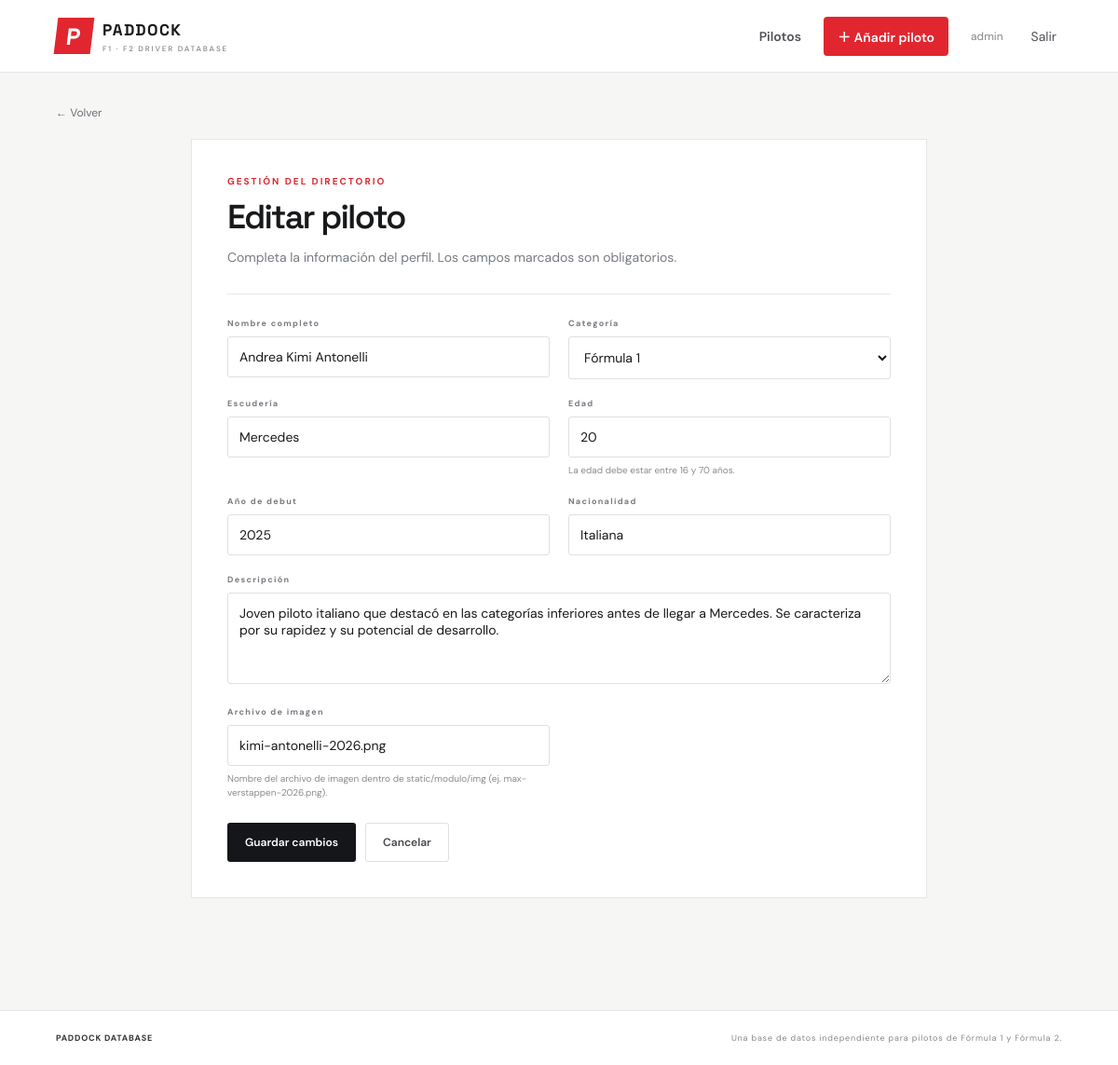
The app's page /pilotos/3/editar/ (signed in) with its own data.
### modulo/models.py (models this page shows, shortened)
class Piloto(models.Model):
    CATEGORIAS = [
        ('F1', 'Fórmula 1'),
        ('F2', 'Fórmula 2'),
    ]
    usuario = models.ForeignKey(
        settings.AUTH_USER_MODEL,
        on_delete=models.CASCADE,
        related_name='pilotos',
        verbose_name='Usuario responsable',
    )
    nombre = models.CharField(
        max_length=100,
        verbose_name='Nombre completo',
    )
    categoria = models.CharField(
        max_length=2,
        choices=CATEGORIAS,
        verbose_name='Categoría',
    )
    escuderia = models.CharField(
        max_length=100,
        verbose_name='Escudería',
    )
    edad = models.PositiveSmallIntegerField(
        validators=[MinValueValidator(16), MaxValueValidator(70)],
        verbose_name='Edad',
        help_text='La edad debe estar entre 16 y 70 años.',
    )
    anio_debut = models.PositiveSmallIntegerField(
        validators=[MinValueValidator(1950), MaxValueValidator(2100)],
        verbose_name='Año de debut',
    )
    nacionalidad = models.CharField(
        max_length=60,
        verbose_name='Nacionalidad',
    )
    descripcion = models.TextField(
        verbose_name='Descripción',
    )
    imagen = models.CharField(
        max_length=120,
        blank=True,
        help_text=(
            'Nombre del archivo de imagen dentro de static/modulo/img '
            '(ej. max-verstappen-2026.png).'
        ),
        verbose_name='Archivo de imagen',
    )
    creado = models.DateTimeField(auto_now_add=True)
    class Meta:
        ordering = ['nombre']
        verbose_name = 'Piloto'
        verbose_name_plural = 'Pilotos'
        constraints = [
            models.CheckConstraint(
                condition=models.Q(edad__gte=16, edad__lte=70),
                name='piloto_edad_16_70',
            ),
            models.CheckConstraint(
                condition=models.Q(
                    anio_debut__gte=1950,
                    anio_debut__lte=2100,
                ),
                name='piloto_debut_valido',
            ),
        ]

### modulo/views.py (the view)
@login_required
def piloto_editar(request, pk):
    piloto = get_object_or_404(
        Piloto,
        pk=pk,
        usuario=request.user,
    )
    if request.method == 'POST':
        formulario = PilotoForm(request.POST, instance=piloto)
        if formulario.is_valid():
            formulario.save()
            messages.success(
                request,
                'Los cambios se guardaron correctamente.',
            )
            return redirect('piloto_detalle', pk=piloto.pk)
    else:
        formulario = PilotoForm(instance=piloto)
    return render(
        request,
        'modulo/piloto_formulario.html',
        {
            'formulario': formulario,
            'titulo': 'Editar piloto',
            'accion': 'Guardar cambios',
            'piloto': piloto,
        },
    )

### modulo/forms.py
class PilotoForm(forms.ModelForm):
    class Meta:
        model = Piloto
        fields = [
            'nombre',
            'categoria',
            'escuderia',
            'edad',
            'anio_debut',
            'nacionalidad',
            'descripcion',
            'imagen',
        ]
        widgets = {
            'nombre': forms.TextInput(
                attrs={'placeholder': 'Ej. Lando Norris'}
            ),
            'escuderia': forms.TextInput(
                attrs={'placeholder': 'Ej. McLaren'}
            ),
            'edad': forms.NumberInput(attrs={'min': 16, 'max': 70}),
            'anio_debut': forms.NumberInput(
                attrs={'min': 1950, 'max': 2100}
            ),
            'nacionalidad': forms.TextInput(
                attrs={'placeholder': 'Ej. Británica'}
            ),
            'descripcion': forms.Textarea(
                attrs={
                    'rows': 4,
                    'placeholder': 'Breve descripción del piloto...',
                }
            ),
            'imagen': forms.TextInput(
                attrs={'placeholder': 'max-verstappen-2026.png'}
            ),
        }

### modulo/templates/modulo/piloto_formulario.html (shortened to what this page needs)
{% extends 'modulo/base.html' %}
{% block content %}
    <a
        class="back-link"
        href="{% if piloto %}{% url 'piloto_detalle' piloto.pk %}{% else %}{% url 'piloto_lista' %}{% endif %}"
    >
        ← Volver
    </a>
    <section class="form-shell">
        <p class="eyebrow">GESTIÓN DEL DIRECTORIO</p>
        <h1>{{ titulo }}</h1>
        <p class="form-intro">
            Completa la información del perfil. Los campos marcados son obligatorios.
        </p>
        <form method="post" class="pilot-form">
            <div class="form-grid">
                {% for field in formulario %}
                    <div
                        class="form-field {% if field.name == 'descripcion' %}full-width{% endif %}"
                    >
                        <label for="{{ field.id_for_label }}">
                            {{ field.label }}
                        </label>
                        {{ field }}
                        {% if field.help_text %}
                            <small>{{ field.help_text }}</small>
                        {% endif %}
                    </div>
                {% endfor %}
            </div>
            <div class="action-row">
                <button class="button button-dark" type="submit">
                    {{ accion }}
                </button>
                <a
                    class="button button-light"
                    href="{% if piloto %}{% url 'piloto_detalle' piloto.pk %}{% else %}{% url 'piloto_lista' %}{% endif %}"
                >
                    Cancelar
                </a>
            </div>
        </form>
    </section>
{% endblock %}

### modulo/templates/modulo/base.html (shortened to what this page needs)
{% load static %}
<!doctype html>
<html lang="es">
<head>
    <link rel="stylesheet" href="{% static 'modulo/css/base.css' %}">
</head>
<body>
    <header class="topbar">
        <a class="brand" href="{% url 'piloto_lista' %}">
            <span class="brand-mark">P</span>
            <span>
                PADDOCK
                <small>F1 · F2 DRIVER DATABASE</small>
            </span>
        </a>
        <nav>
            {% if user.is_authenticated %}
                <a href="{% url 'piloto_lista' %}">Pilotos</a>
                <a class="nav-cta" href="{% url 'piloto_crear' %}">
                    ＋ Añadir piloto
                </a>
                <span class="user-label">{{ user.username }}</span>
                <form class="logout-form" action="{% url 'logout' %}" method="post">
                    <button class="nav-link" type="submit">Salir</button>
                </form>
            {% else %}
                <a href="{% url 'login' %}">Iniciar sesión</a>
            {% endif %}
        </nav>
    </header>
    <main class="container">
        {% block content %}{% endblock %}
    </main>
    <footer>
        <span>PADDOCK DATABASE</span>
        <span>
            Una base de datos independiente para pilotos de Fórmula 1 y Fórmula 2.
        </span>
    </footer>
</body>
</html>

### modulo/static/modulo/css/base.css (style rules this page uses)
:root { --ink:#18191b; --muted:#777b80; --line:#e5e6e8; --paper:#f6f6f4; --red:#e1262f; --dark:#151619; --white:#fff }
* { box-sizing:border-box }
body { margin:0; background:var(--paper); color:var(--ink); font-family:'DM Sans',sans-serif; font-size:14px }
.topbar { height:78px; background:#fff; border-bottom:1px solid var(--line); display:flex; align-items:center; justify-content:space-between; padding:0 max(calc((100% - 1200px)/2),5%); gap:25px }
.brand { display:flex; gap:11px; align-items:center; color:var(--ink); text-decoration:none; font:700 17px 'Space Grotesk',sans-serif; letter-spacing:1.4px }
.brand small { display:block; font:600 8px 'DM Sans',sans-serif; letter-spacing:1.8px; color:#92969a; margin-top:4px }
.brand-mark { display:grid; place-items:center; background:var(--red); color:#fff; font:700 25px 'Space Grotesk'; width:39px; height:39px; transform:skew(-7deg) }
.topbar nav { display:flex; align-items:center; gap:24px }
.topbar nav a,.nav-link { font-weight:600; text-decoration:none; color:#505258 }
.nav-cta { padding:11px 15px; background:var(--red); color:#fff!important; border-radius:4px }
.user-label { font-size:12px; color:#888 }
.logout-form { margin:0 }
.nav-link { border:0; background:none; font:inherit; cursor:pointer }
.container { max-width:1200px; margin:0 auto; padding:0 0 70px; min-height:calc(100vh - 150px) }
.eyebrow { font-size:10px; letter-spacing:2px; font-weight:700; color:var(--red); margin:0 0 13px }
.hero h1,.form-shell h1,.confirm-card h1,.login-card h1 { font:600 clamp(32px,4vw,48px)/1.08 'Space Grotesk',sans-serif; letter-spacing:-1.8px; margin:0 }
.filters label,.form-field label { display:block; font-size:9px; font-weight:700; letter-spacing:1.3px; color:#777b80; margin-bottom:8px }
.filters input,.filters select,.form-field input,.form-field select,.form-field textarea { font:inherit; width:100%; border:1px solid #dfe0e2; background:#fff; border-radius:3px; padding:12px; color:var(--ink); outline:none }
.button { display:inline-flex; justify-content:center; align-items:center; padding:12px 18px; border-radius:3px; border:1px solid transparent; text-decoration:none; font:600 12px 'DM Sans'; cursor:pointer; white-space:nowrap }
.button-dark { background:var(--dark); color:#fff }
.back-link { display:inline-block; margin:35px 0 20px; color:#6c7075; text-decoration:none; font-size:12px }
.action-row { display:flex; gap:10px; align-items:center; margin-top:25px }
.button-light { color:#45484d; background:#fff; border-color:#dfe0e2 }
.form-shell,.login-card { max-width:790px; margin:0 auto 50px; padding:38px; background:#fff; border:1px solid var(--line) }
.form-shell h1,.login-card h1 { font-size:36px }
.form-intro,.login-card>p:not(.eyebrow) { color:#777b80; line-height:1.6; margin:12px 0 28px }
.pilot-form { border-top:1px solid var(--line); padding-top:25px }
.form-grid { display:grid; grid-template-columns:1fr 1fr; gap:20px }
.form-field { min-width:0 }
.form-field.full-width { grid-column:1/-1 }
.form-field textarea { resize:vertical }
.form-field small { display:block; color:#888b8f; font-size:10px; margin-top:6px; line-height:1.5 }
footer { border-top:1px solid var(--line); background:#fff; display:flex; justify-content:space-between; gap:20px; padding:23px max(calc((100% - 1200px)/2),5%); font-size:9px; letter-spacing:.8px; color:#85888c }
footer span:first-child { font-weight:700; color:#333 }
@media (max-width:1250px) { .container { margin:0 5% } }
@media (max-width:1250px) { .topbar { padding:0 5% } }

### records on screen
Piloto: formulario "Andrea Kimi Antonelli" "Fórmula 1" "Mercedes" "20" "2025" "Italiana" "Joven piloto italiano que destacó en las categorías inferiores antes de llegar a Mercedes. Se caracteriza por su rapidez y su potencial de desarrollo." "kimi-antonelli-2026.png"

### other values on screen
{{ user.username }} "admin"
{{ titulo }} "Editar piloto"
{{ field.label }} "Nombre completo" "Categoría" "Escudería" "Edad" "Año de debut" "Nacionalidad" "Descripción" "Archivo de imagen"
{{ field.help_text }} "La edad debe estar entre 16 y 70 años." "Nombre del archivo de imagen dentro de static/modulo/img (ej. max-verstappen-2026.png)."
{{ accion }} "Guardar cambios"
